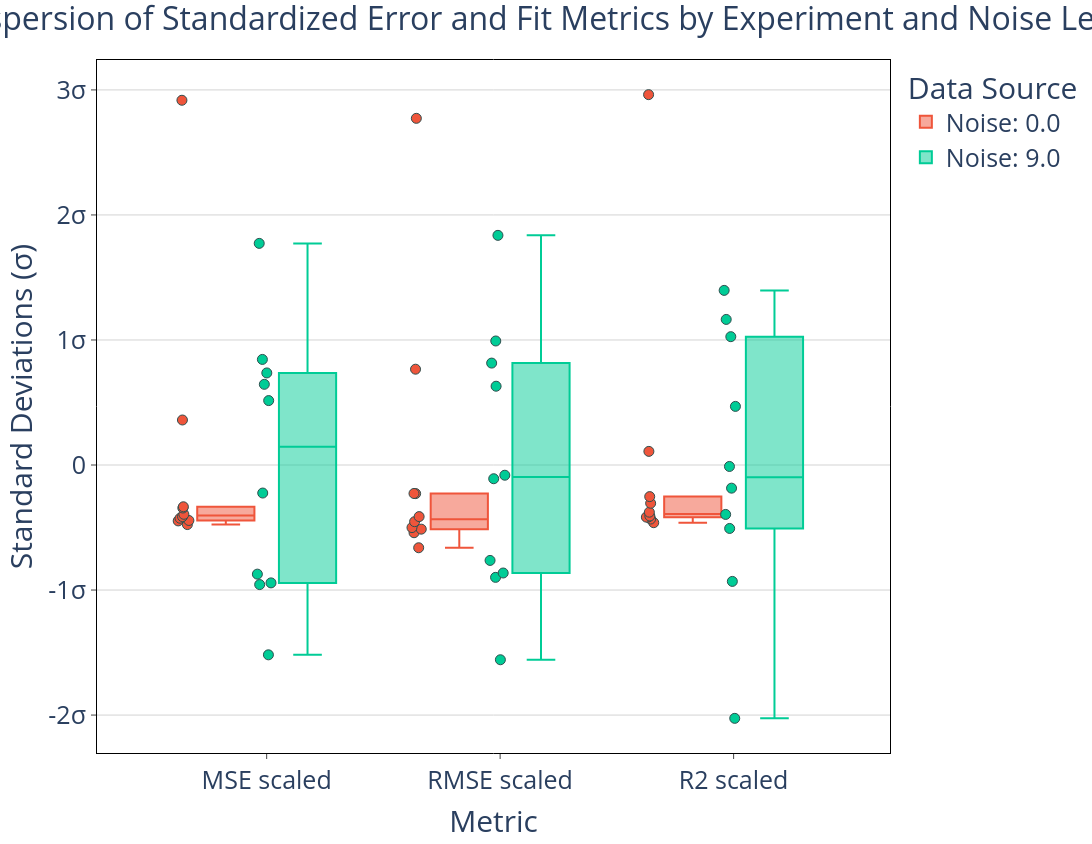

Source (notebook cell):
### Markdown cell above
## Data Standarization via Zscale

### Code cell
# 1. Prepare the scaled experiments DataFrame (from the previous step)
df_experiments = scaled_results.copy()
# Rename the 'Experiment' column to our unified 'Group' column
df_experiments.rename(columns={'Experiment': 'Group'}, inplace=True)

# 2. Prepare your existing results_df (the Noise data)
# Isolate just the scaled columns and the Noise column
df_noise = results_df[['MSE scaled', 'RMSE scaled', 'R2 scaled', 'Noise']].copy()
# Create the unified 'Group' column by adding a prefix to the noise levels so they stand out
df_noise['Group'] = 'Noise: ' + df_noise['Noise'].astype(str)
# We no longer need the 'Noise' column since it's now in 'Group'
df_noise = df_noise.drop(columns=['Noise'])

# 3. Concatenate everything into one master DataFrame
final_combined_df = pd.concat([df_experiments, df_noise], ignore_index=True)

# 4. Generate the Plot
tick_values = [k for k in range(-3,4)]
tick_labels = ['0' if val == 0 else f'{val}\u03C3' for val in tick_values] # Using unicode for σ

fig = px.box(
    final_combined_df,
    y=['MSE scaled', 'RMSE scaled', 'R2 scaled'],
    color='Group', # Now grouping by our unified column
    points='all',
    height=844,
    width=1500,
)

# Styling traces
fig.update_traces(
    marker=dict(size=10, line=dict(width=1, color='DarkSlateGrey')),
    selector=dict(type='box')
)

# Styling layout
fig.update_layout(
    title={
        'text': "Dispersion of Standardized Error and Fit Metrics by Experiment and Noise Level",
        'font': {'size': 32},
        'x': 0.5
    },
    font=dict(size=25),
    plot_bgcolor='white',
    paper_bgcolor='white',
    legend_title_text='Data Source' # Updated legend title
)

# Styling X-axis
fig.update_xaxes(
    mirror=True,
    ticks='outside',
    showline=True,
    linecolor='black',
    title_text='Metric',
)

# Styling Y-axis
fig.update_yaxes(
    mirror=True,
    ticks='outside',
    showline=True,
    zeroline=True,
    zerolinecolor='LightGray', 
    zerolinewidth=1,
    linecolor='black',
    gridcolor='lightgrey',
    tickmode='array', 
    tickvals=tick_values,
    ticktext=tick_labels,
    title_text='Standard Deviations (\u03C3)'
)

fig.show()

### Figure 1 — Plotly figure (JSON) as saved in the notebook; plotly's stock layout.template omitted (floating-point values rounded to 4 significant figures)
{"data": [{"alignmentgroup": "True", "boxpoints": "all", "hovertemplate": "Group=Noise: 0.0<br>variable=%{x}<br>value=%{y}<extra></extra>", "legendgroup": "Noise: 0.0", "marker": {"color": "#EF553B", "line": {"color": "DarkSlateGrey", "width": 1}, "size": 10}, "name": "Noise: 0.0", "notched": false, "offsetgroup": "Noise: 0.0", "orientation": "v", "showlegend": true, "type": "box", "x": ["MSE scaled", "MSE scaled", "MSE scaled", "MSE scaled", "MSE scaled", "MSE scaled", "MSE scaled", "MSE scaled", "MSE scaled", "MSE scaled", "RMSE scaled", "RMSE scaled", "RMSE scaled", "RMSE scaled", "RMSE scaled", "RMSE scaled", "RMSE scaled", "RMSE scaled", "RMSE scaled", "RMSE scaled", "R2 scaled", "R2 scaled", "R2 scaled", "R2 scaled", "R2 scaled", "R2 scaled", "R2 scaled", "R2 scaled", "R2 scaled", "R2 scaled"], "x0": " ", "xaxis": "x", "y": [2.917, 0.3601, -0.344, -0.3341, -0.4436, -0.3942, -0.447, -0.4124, -0.4257, -0.4763, 2.773, 0.7664, -0.2287, -0.2278, -0.513, -0.4127, -0.5416, -0.4531, -0.5005, -0.6618, 2.962, 0.1091, -0.2528, -0.306, -0.3773, -0.4168, -0.4171, -0.4078, -0.4321, -0.4614], "y0": " ", "yaxis": "y"}, {"alignmentgroup": "True", "boxpoints": "all", "hovertemplate": "Group=Noise: 9.0<br>variable=%{x}<br>value=%{y}<extra></extra>", "legendgroup": "Noise: 9.0", "marker": {"color": "#00cc96", "line": {"color": "DarkSlateGrey", "width": 1}, "size": 10}, "name": "Noise: 9.0", "notched": false, "offsetgroup": "Noise: 9.0", "orientation": "v", "showlegend": true, "type": "box", "x": ["MSE scaled", "MSE scaled", "MSE scaled", "MSE scaled", "MSE scaled", "MSE scaled", "MSE scaled", "MSE scaled", "MSE scaled", "MSE scaled", "RMSE scaled", "RMSE scaled", "RMSE scaled", "RMSE scaled", "RMSE scaled", "RMSE scaled", "RMSE scaled", "RMSE scaled", "RMSE scaled", "RMSE scaled", "R2 scaled", "R2 scaled", "R2 scaled", "R2 scaled", "R2 scaled", "R2 scaled", "R2 scaled", "R2 scaled", "R2 scaled", "R2 scaled"], "x0": " ", "xaxis": "x", "y": [0.6453, -0.9563, 1.773, -0.2241, -0.9428, 0.7365, 0.5153, -1.518, -0.8728, 0.8445, -0.08169, -0.8637, 1.837, -0.1097, -0.8986, 0.8152, 0.6302, -1.558, -0.7631, 0.9921, -2.026, -0.5074, -0.01156, 0.4689, -0.1851, 1.397, 1.026, -0.9309, -0.3952, 1.164], "y0": " ", "yaxis": "y"}], "layout": {"boxmode": "group", "font": {"size": 25}, "height": 844, "legend": {"title": {"text": "Data Source"}, "tracegroupgap": 0}, "margin": {"t": 60}, "paper_bgcolor": "white", "plot_bgcolor": "white", "title": {"font": {"size": 32}, "text": "Dispersion of Standardized Error and Fit Metrics by Experiment and Noise Level", "x": 0.5}, "width": 1500, "xaxis": {"anchor": "y", "domain": [0, 1], "linecolor": "black", "mirror": true, "showline": true, "ticks": "outside", "title": {"text": "Metric"}}, "yaxis": {"anchor": "x", "domain": [0, 1], "gridcolor": "lightgrey", "linecolor": "black", "mirror": true, "showline": true, "tickmode": "array", "ticks": "outside", "ticktext": ["-3σ", "-2σ", "-1σ", "0", "1σ", "2σ", "3σ"], "tickvals": [-3, -2, -1, 0, 1, 2, 3], "title": {"text": "Standard Deviations (σ)"}, "zeroline": true, "zerolinecolor": "LightGray", "zerolinewidth": 1}}}
